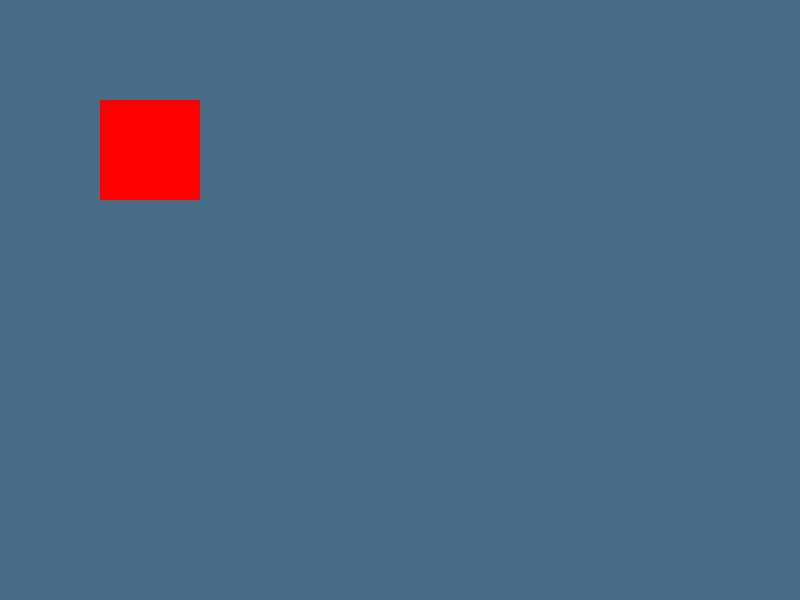
#> input picture TraceScope_Sample_Files/sample_ela_image.jpg, 800 x 600 px
$ python -i image_forensics.py   (imports and definitions only)
#> lines starting #> are read from the running program, lines starting #| are printed output that depends on the picture
import os
import cv2
import numpy as np
from PIL import Image, ImageChops, ExifTags
import io
import base64

def perform_ela(filepath, quality=95, scale=15):
    """
    Performs Error Level Analysis (ELA) on an image to detect modifications.
    Returns a base64 encoded ELA heatmap and extracted EXIF metadata.
    """
#> called with quality = 95, scale = 15
    try:
        # Load image using PIL
        original = Image.open(filepath).convert('RGB')
#> original is the input picture: PIL image 800x600 RGB; mean R, G, B 76.8, 105.8, 133.2

        # Extract EXIF metadata
        exif_data = {}
        info = original.getexif()
        if info:
            for tag_id, value in info.items():
                tag = ExifTags.TAGS.get(tag_id, tag_id)
                # Convert bytes or un-serializable objects to string
                if isinstance(value, bytes):
                    try:
                        value = value.decode('utf-8', errors='ignore')
                    except:
                        value = str(value)
                exif_data[str(tag)] = str(value)

        # Save original to a temporary JPEG buffer at a specific quality
        temp_buffer = io.BytesIO()
        original.save(temp_buffer, 'JPEG', quality=quality)
        temp_buffer.seek(0)

        # Open the recompressed image
        recompressed = Image.open(temp_buffer).convert('RGB')

        # Calculate absolute difference (Error Level)
        ela_image = ImageChops.difference(original, recompressed)

        # Get the extrema (min, max) to calculate a dynamic scale if needed,
        # but we use a fixed scale (e.g., 15) to exaggerate the differences
        extrema = ela_image.getextrema()
#> extrema = ((0, 38), (0, 16), (0, 18))
        max_diff = max([ex[1] for ex in extrema])
#> max_diff = 38

        if max_diff == 0:
            max_diff = 1 # Avoid division by zero

        # Scale the difference image to make it visible
        # We calculate a dynamic scale factor based on the max difference, or fallback to fixed scale
        scale_factor = 255.0 / max_diff if max_diff > 0 else scale
#> scale_factor = 6.71
        ela_image = Image.eval(ela_image, lambda x: x * scale_factor)
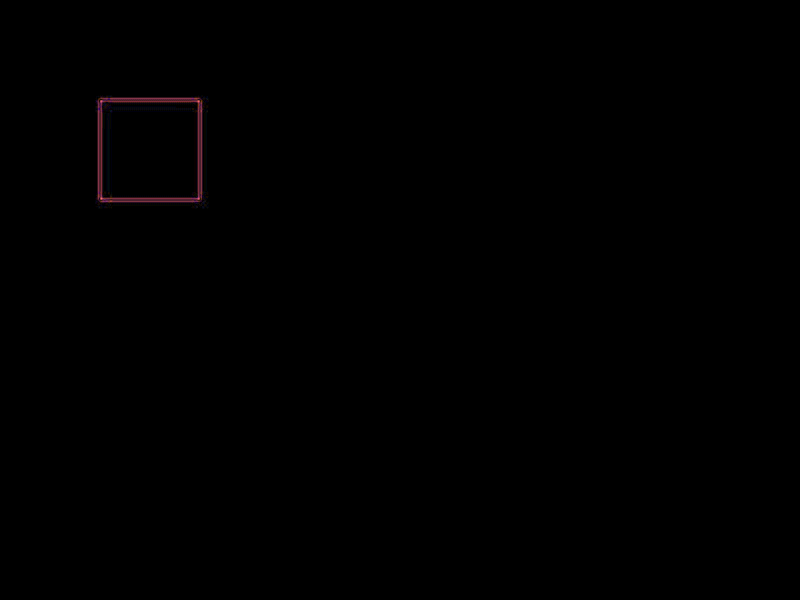
#> ela_image: PIL image 800x600 RGB; mean R, G, B 0.4, 0.2, 0.3
        # We can apply a pseudo-color map using cv2 to make it a heatmap
        ela_np = np.array(ela_image)
        # Convert RGB to Grayscale for heatmap application
        gray = cv2.cvtColor(ela_np, cv2.COLOR_RGB2GRAY)
        heatmap = cv2.applyColorMap(gray, cv2.COLORMAP_JET)
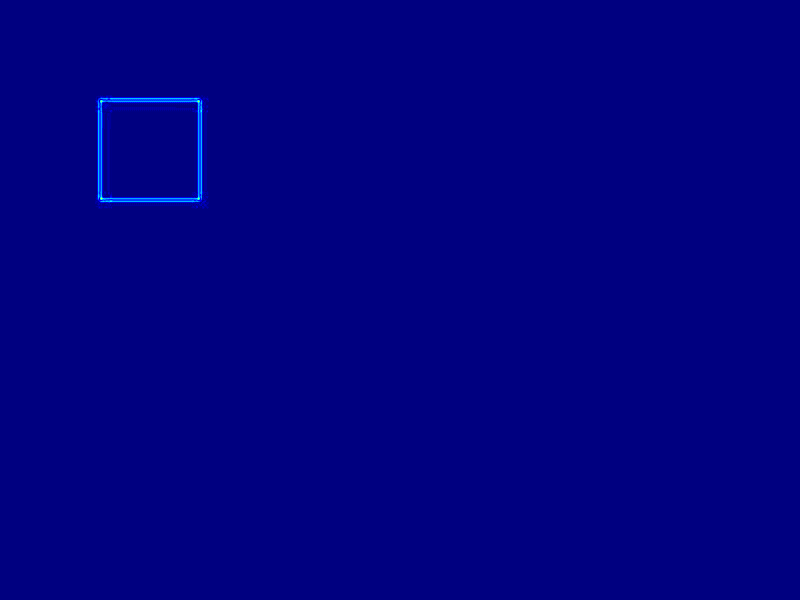
#> heatmap: shape (600, 800, 3); mean B, G, R 128.7, 0.4, 0

        # Convert heatmap back to PIL Image
        heatmap_img = Image.fromarray(cv2.cvtColor(heatmap, cv2.COLOR_BGR2RGB))

        # Encode result to base64
        output_buffer = io.BytesIO()
        heatmap_img.save(output_buffer, format='JPEG')
        base64_ela = base64.b64encode(output_buffer.getvalue()).decode('utf-8')

        return {
            "status": "success",
            "ela_base64": base64_ela,
            "exif_metadata": exif_data
        }

    except Exception as e:
        return {
            "status": "error",
            "message": str(e)
        }

>>> result = perform_ela('../../TraceScope_Sample_Files/sample_ela_image.jpg')
